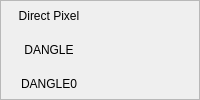
  <widget class="QDockWidget" name="dockWidget_9">
   <property name="windowTitle">
    <string>Run Info 1</string>
   </property>
   <attribute name="dockWidgetArea">
    <number>2</number>
   </attribute>
   <widget class="QWidget" name="dockWidgetContents_9">
    <layout class="QVBoxLayout" name="verticalLayout_6">
     <property name="margin">
      <number>0</number>
     </property>
     <item>
      <widget class="QFrame" name="frame_5">
       <property name="frameShape">
        <enum>QFrame::StyledPanel</enum>
       </property>
       <property name="frameShadow">
        <enum>QFrame::Raised</enum>
       </property>
       <layout class="QGridLayout" name="gridLayout_4">
        <property name="margin">
         <number>0</number>
        </property>
        <item row="0" column="0">
         <widget class="QLabel" name="label_17">
          <property name="toolTip">
           <string>Direct pixel value read from file, if overwrite is active, the read value is in brackets</string>
          </property>
          <property name="text">
           <string>Direct Pixel</string>
          </property>
          <property name="alignment">
           <set>Qt::AlignCenter</set>
          </property>
         </widget>
        </item>
        <item row="1" column="0">
         <widget class="QLabel" name="label_11">
          <property name="toolTip">
           <string>Detector Angle value read from file</string>
          </property>
          <property name="text">
           <string>DANGLE</string>
          </property>
          <property name="alignment">
           <set>Qt::AlignCenter</set>
          </property>
          <property name="textInteractionFlags">
           <set>Qt::LinksAccessibleByMouse|Qt::TextSelectableByMouse</set>
          </property>
         </widget>
        </item>
        <item row="2" column="0">
         <widget class="QLabel" name="label_15">
          <property name="toolTip">
           <string>Two theta value calculated from file, if DANGLE0 overwrite is active, the read value is in brackets</string>
          </property>
          <property name="text">
           <string>DANGLE0</string>
          </property>
          <property name="alignment">
           <set>Qt::AlignCenter</set>
          </property>
          <property name="textInteractionFlags">
           <set>Qt::LinksAccessibleByMouse|Qt::TextSelectableByMouse</set>
          </property>
         </widget>
        </item>
        <item row="0" column="1">
         <widget class="QLabel" name="datasetDirectPixel">
          <property name="toolTip">
           <string>Direct pixel value read from file, if overwrite is active, the read value is in brackets</string>
          </property>
          <property name="text">
           <string/>
          </property>
         </widget>
        </item>
        <item row="1" column="1">
         <widget class="QLabel" name="datasetDangle">
          <property name="toolTip">
           <string>Detector Angle value read from file</string>
          </property>
          <property name="text">
           <string/>
          </property>
          <property name="margin">
           <number>2</number>
          </property>
          <property name="textInteractionFlags">
           <set>Qt::LinksAccessibleByMouse|Qt::TextSelectableByMouse</set>
          </property>
         </widget>
        </item>
        <item row="2" column="1">
         <widget class="QLabel" name="datasetDangle0">
          <property name="toolTip">
           <string>Two theta value calculated from file, if DANGLE0 overwrite is active, the read value is in brackets</string>
          </property>
          <property name="text">
           <string/>
          </property>
          <property name="margin">
           <number>2</number>
          </property>
          <property name="textInteractionFlags">
           <set>Qt::LinksAccessibleByMouse|Qt::TextSelectableByMouse</set>
          </property>
         </widget>
        </item>
       </layout>
      </widget>
     </item>
    </layout>
   </widget>
  </widget>
